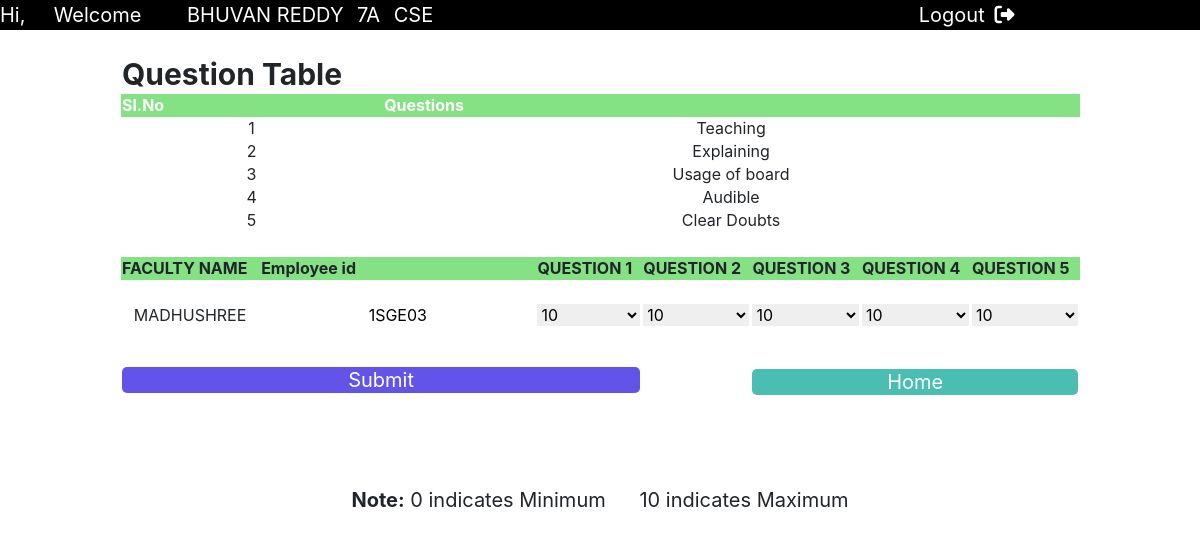
Page /stu_work.php?u=1SG15CS018 on the committed database.
### tables this page shows
CREATE TABLE `student` (
  `fname` varchar(20) DEFAULT NULL,
  `lname` varchar(20) DEFAULT NULL,
  `usn` varchar(20) NOT NULL,
  `password` varchar(20) DEFAULT NULL,
  `admin` varchar(20) DEFAULT NULL,
  `semsec` varchar(20) DEFAULT NULL
);

CREATE TABLE `question` (
  `q1` varchar(30) DEFAULT NULL,
  `q2` varchar(30) DEFAULT NULL,
  `q3` varchar(30) DEFAULT NULL,
  `q4` varchar(30) DEFAULT NULL,
  `q5` varchar(30) DEFAULT NULL,
  `admin` varchar(20) DEFAULT NULL
);

CREATE TABLE `employee` (
  `fname` varchar(20) DEFAULT NULL,
  `lname` varchar(20) DEFAULT NULL,
  `empid` varchar(20) NOT NULL,
  `password` varchar(20) DEFAULT NULL,
  `admin` varchar(20) DEFAULT NULL
);

### stu_work.php (the view, shortened to what this page needs)
<html>
    <head>
   <link rel="stylesheet" href="http://maxcd.bootstrapcdn.com/bootstrap/4.0.0/css/bootstrap.min.css">
    </head>
    <body>
        <div style="background-color:black;color:white">
    <span>Hi,</span><span style="color:transparent">hh</span>
    <span>Welcome </span>
    <span style="color:transparent">hhh</span>
<span>
<?php
 $host="localhost";
 $dbusername="root";
 $dbpassword="";
 $dbname="dbmsproject";
 $conn=mysqli_connect($host,$dbusername,$dbpassword,$dbname);
 $usn=$_GET['u'];
 $sql="select fname,lname,semsec,admin from student where usn='$usn'";
$res=mysqli_query($conn,$sql);
if($res->num_rows>0){
    while($rows=$res->fetch_assoc()){
        echo $rows['fname']." ".$rows['lname']."<span style='margin-left:8px'> ".$rows['semsec']."</span> <span style='margin-left:8px'>  ".$rows['admin']."</span>";
    }
}
?>
</span>
<span><a href="student.php" style="text-decoration:none
;margin-left:40%;color:white">Logout<span style="color: transparent;">ii</span><i class="fas fa-sign-out-alt"></i></a></span>
</div>
<?php
 $host="localhost";
 $dbusername="root";
 $dbpassword="";
 $dbname="dbmsproject";
 $conn=mysqli_connect($host,$dbusername,$dbpassword,$dbname);
 $cnt=-1;
$sql="select count('$usn') as cnt from rating where usn='$usn'";
$res=mysqli_query($conn,$sql);
if($res->num_rows>0){
  while ($rw=$res->fetch_assoc()) {
$cnt=$rw['cnt'];
  }
}
$cnt=(int)$cnt;
if($cnt==0){
 $adm="";
 $usn=$_GET['u'];
 $sql="select admin as a from student where usn='$usn'";
 $res=mysqli_query($conn,$sql);
if($res->num_rows>0){
  while ($rows=$res->fetch_assoc()) {
    $adm=$rows['a'];
  }
}
$sql="select q1,q2,q3,q4,q5 from question where admin='$adm'";
$res=mysqli_query($conn,$sql);
$q1="";$q2="";$q3="";$q4="";$q5="";
if($res->num_rows>0){
  while ($rows=$res->fetch_assoc()) {
  $q1=$rows['q1'];
  $q2=$rows['q2'];
  $q3=$rows['q3'];
  $q4=$rows['q4'];
  $q5=$rows['q5'];
  }
echo "
    <table>
<tr><th colspan=2 style='font-size:30px'>Question Table </th></tr>
      <tr style='background-color:#84E184;color:white'>
        <th>Sl.No</th>
        <th>Questions</th>
      </tr>
<tr>
        <td>
         1
        </td>
        <td>
         $q1
        </td>
</tr>
     <tr>
        <td>
        2
        </td>
        <td>
         $q2
        </td>
</tr>
<tr>
        <td>
         3
        </td>
        <td>
         $q3
        </td>
</tr>
<tr>
        <td>
        4
        </td>
        <td>
         $q4
        </td>
</tr>
<tr>
        <td>
         5
        </td>
        <td>
         $q5
        </td>
</tr>
    </table>
";
}
else{
  echo "<script>alert('Admin has not Provided Any of the Questions')</script>";
}
}
?>
<div id="dis">
    <form method="post">
        <table class="me">
            <tr style="background-color: ">
                <th>FACULTY NAME</th>
                <th>Employee id</th>
                <th>QUESTION 1</th>
                <th>QUESTION 2</th>
                <th>QUESTION 3</th>
                <th>QUESTION 4</th>
                <th>QUESTION 5</th>
            </tr>
            <tr>
              <td colspan="7"><br></td>
            </tr>
            <?php
            $host="localhost";
            $dbusername="root";
            $dbpassword="";
            $dbname="dbmsproject";
            $conn=mysqli_connect($host,$dbusername,$dbpassword,$dbname);
           $semsec="" ;
           $u=$_GET['u'];
            $sql="select semsec from student where usn='$u'";
            $res=mysqli_query($conn,$sql);
            if($res->num_rows>0){
                while ($rows=$res->fetch_assoc()) {
                    $semsec=$rows['semsec'];
                }
            }
            else{
                die("<script>alert('There Were no students available')</script>");
            }
        $sql="select fname,lname,empid from employee where empid IN
            ( select empid from teaching WHERE semsec='$semsec' )";
            $i=0;
            $j=11;
            $res=mysqli_query($conn,$sql);
            if($res->num_rows>0){
            while ($rows=$res->fetch_assoc()) {
                echo "<tr><td >".$rows['fname']." ".$rows['lname'].'</td>'.
                '<td ><input type="text" name='.$i.' value='.$rows['empid'].'  readonly style="border:0"></td>'.
                '<td><select  name='.($j++).' >
                   <option selected>10</option>
                 </select>
                </td>'.
               '<td><select  name='.($j++).' >
                   <option selected>10</option>
                 </select>
                </td>'.
                '<td><select  name='.($j++).' >
                   <option selected>10</option>
                 </select>
                </td>'.
               '<td><select  name='.($j++).' >
                   <option selected>10</option>
                 </select>
                </td>'.
                '<td><select  name='.($j++).' >
                   <option selected>10</option>
                 </select>
                </td>';
                $j="$j"+6;
                $i="$i"+1;
            }
        }
        else{
            echo '<script>alert("no records")</script>';
        }
             ?>
<tr>
    <td colspan="3" style="font-size:30px; ">
      <br>
    <input type="submit" name="s" value="Submit" style="border-radius: 5px;color: white;font-size: 20px;
    background-color: #6254e8;border: 0"></td>
<td></td>
    <td colspan="3"><br><br><a href="index.php"><input type="button" value="Home"
    style="border-radius: 5px;color: white;font-size: 20px;
    background-color: #4ABEB2;border: 0"
      ></a></td>
</tr>
</table>
</form>
<br><br><br>
<center><span><b>Note:</b></span><span>  0 indicates Minimum &nbsp;&nbsp; &nbsp;   10 indicates Maximum</span>
</center>
</div>
    </body>
</html>

### stu_work.php (style rules this page uses)
table,tr,th,td { border: 1px solid transparent; border-collapse: collapse; }
input { width: 100%; height: 100%; }
select { width: 100%; height: 100%; border: 0; }
table { margin-left: 10%; width: 80%; margin-right: 10%; margin-top: 2%; }
td,input { text-align: center; }
.me tr:nth-child(1) { background: #84E184; }
span { font-size: 20px; }

### rows in the picture
student: fname "BHUVAN", lname "REDDY", semsec "7A", admin "CSE"
question: q1 "Teaching", q2 "Explaining", q3 "Usage of board", q4 "Audible", q5 "Clear Doubts"
employee: fname "MADHUSHREE", empid "1SGE03"
